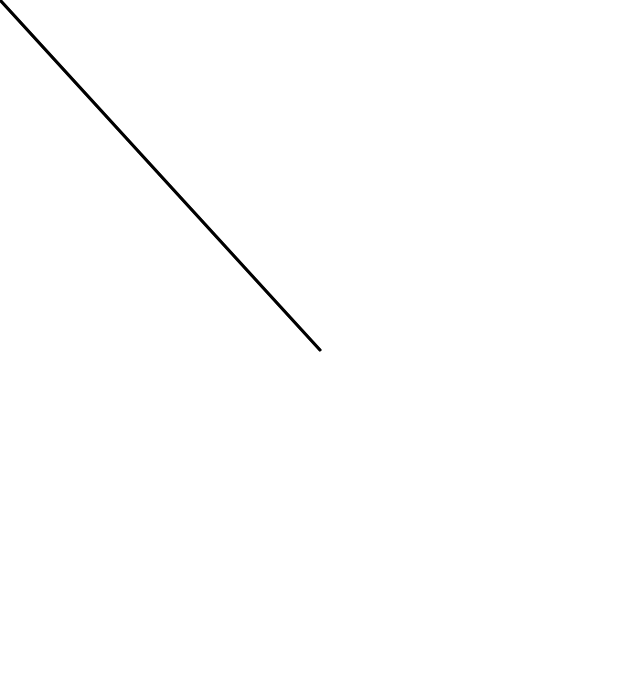
Frame 1 (no input)
Frame 60 (no input): identical to frame 1, image omitted
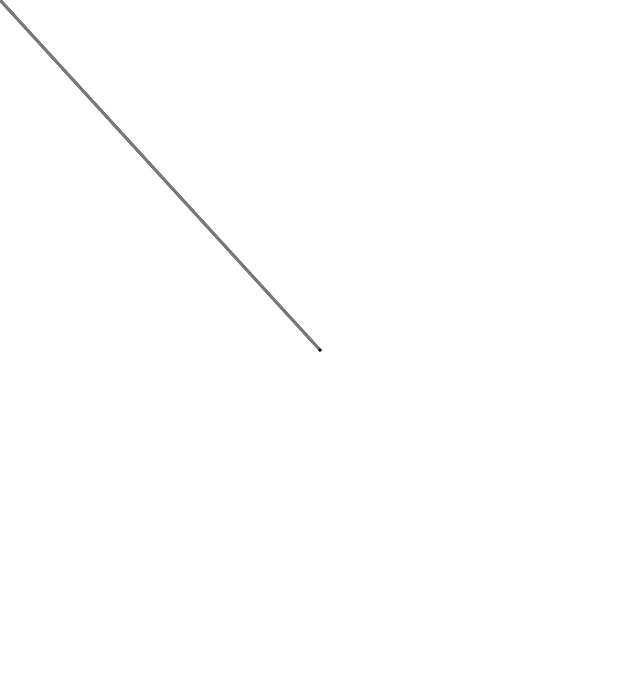
Frame 120 (the mouse pressed at the canvas centre since frame 60)

The p5.js sketch that drew these frames (run headless with seeded random() and noise() and a simulated clock; from frame 60 on, the mouse is pressed at the canvas centre):

// p5.js sketch
// ── sketch.js
/// <reference types="p5/global" />
// v - u

let mouse;
let center;

function setup() {
    createCanvas(640, 700);
}


function draw() {
    background(255);

    mouse = createVector(mouseX, mouseY);
    center = createVector(width / 2, height / 2);

    stroke(120);
    strokeWeight(3);
    line(0, 0, mouse.x, mouse.y);
    line(0, 0, center.x, center.y);

    mouse.sub(center);

    stroke(0);
    translate(width / 2, height / 2);
    line(0, 0, mouse.x, mouse.y);
}
